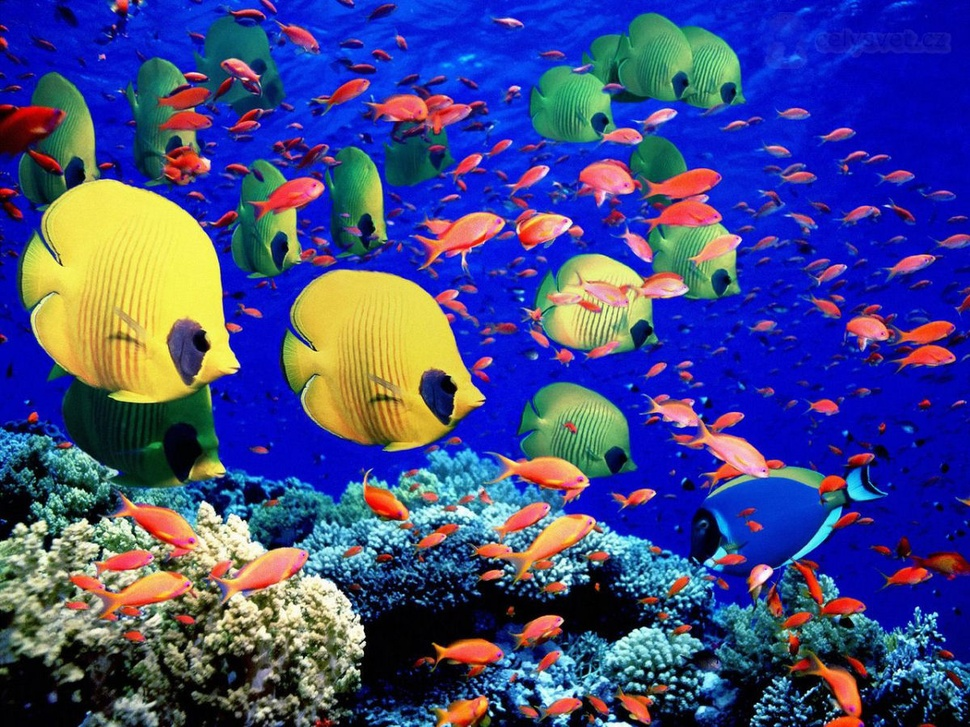
#> input picture 2021-28-06/fish.jpg, 970 x 727 px, shrunk from 1200 x 900 before the run
$ python subPlot.py
#> lines starting #> are read from the running program, lines starting #| are printed output that depends on the picture
import cv2 as cv
import numpy as np
from matplotlib import pyplot as plt

src = cv.imread('fish.jpg')
#> src is the input picture: shape (727, 970, 3); mean B, G, R 132.4, 71.6, 66.3
imgBGR = src[::2,::2] #Redmensiona a imagem, utilizando slicing
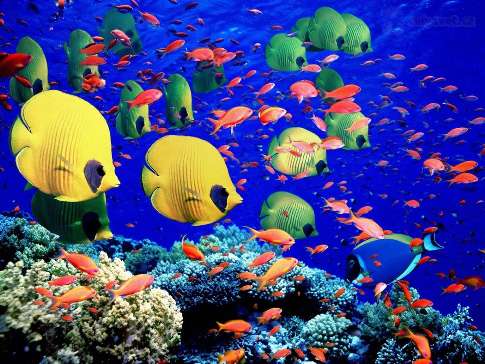
#> imgBGR: shape (364, 485, 3); mean B, G, R 132.5, 71.5, 66.3
imgRGB = cv.cvtColor(imgBGR, cv.COLOR_BGR2RGB) #Converte-se a imagem BGR para RGB, devido o matplotlib utiliazr apenas RGB
blue,green,red = cv.split(imgBGR) #Realiza-se o split, para as três variáveis de cor, blue, gree, red
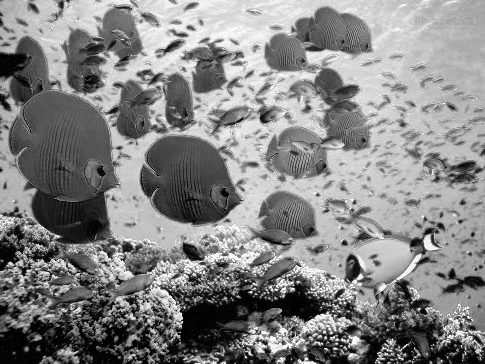
#> blue: shape (364, 485); min 0, max 255, mean 132.5
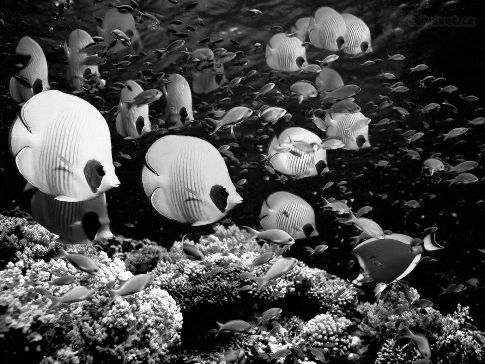
#> green: shape (364, 485); min 0, max 255, mean 71.5
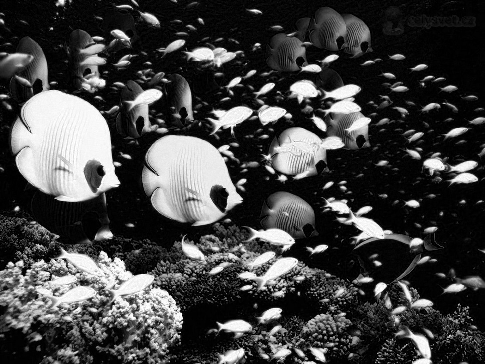
#> red: shape (364, 485); min 0, max 255, mean 66.3

plt.subplot(2,3,1)  #Define a exbição com 2 linhas, 3 colunas e o indice na qual a imagem irá, no caso o primeiro indice
plt.title('Original BGR') #Titulo para a imagem
plt.imshow(imgBGR) #Plotagem da imagem "imgBGR"

plt.subplot(2,3,2)
plt.title('Original Convertida (RGB)')
plt.imshow(imgRGB)

plt.subplot(2,3,3)
plt.title('Blue HOT')
plt.imshow(blue,cmap="hot") #Utilizando de um color map "gray" para trabalhar com imagens na escala cinza
#Verificar outras opções de color map : https://matplotlib.org/stable/tutorials/colors/colormaps.html

plt.subplot(2,3,4)
plt.title('Green BWR')
plt.imshow(green, cmap="bwr")

plt.subplot(2,3,5)
plt.title('Red')
plt.imshow(red,cmap="gray")


plt.show()
#> figure, not shown here; B, G, R data is drawn as R, G, B

$ run again, with 2021-28-06/brinde.jpg copied over 2021-28-06/fish.jpg
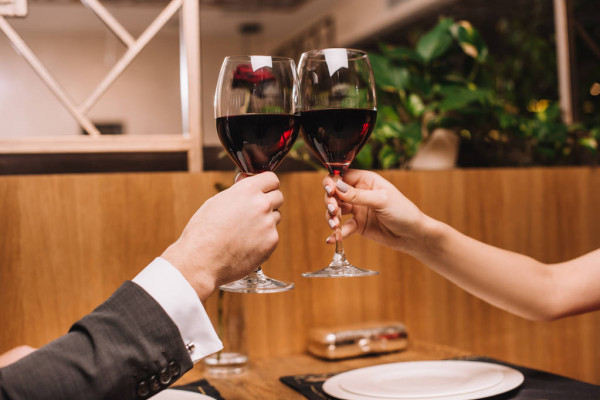
#> input picture 2021-28-06/brinde.jpg, 600 x 400 px
#> src is the input picture: shape (400, 600, 3); mean B, G, R 73.3, 102.3, 143.6
#> `blue,green,red = cv.split(imgBGR)`:
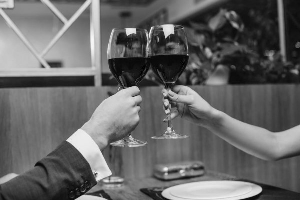
#> green: shape (200, 300); min 0, max 248, mean 102.3
#> `blue,green,red = cv.split(imgBGR)`:
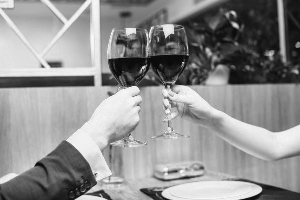
#> red: shape (200, 300); min 0, max 255, mean 143.7

$ run again, with 2021-28-06/campo.jpg copied over 2021-28-06/fish.jpg
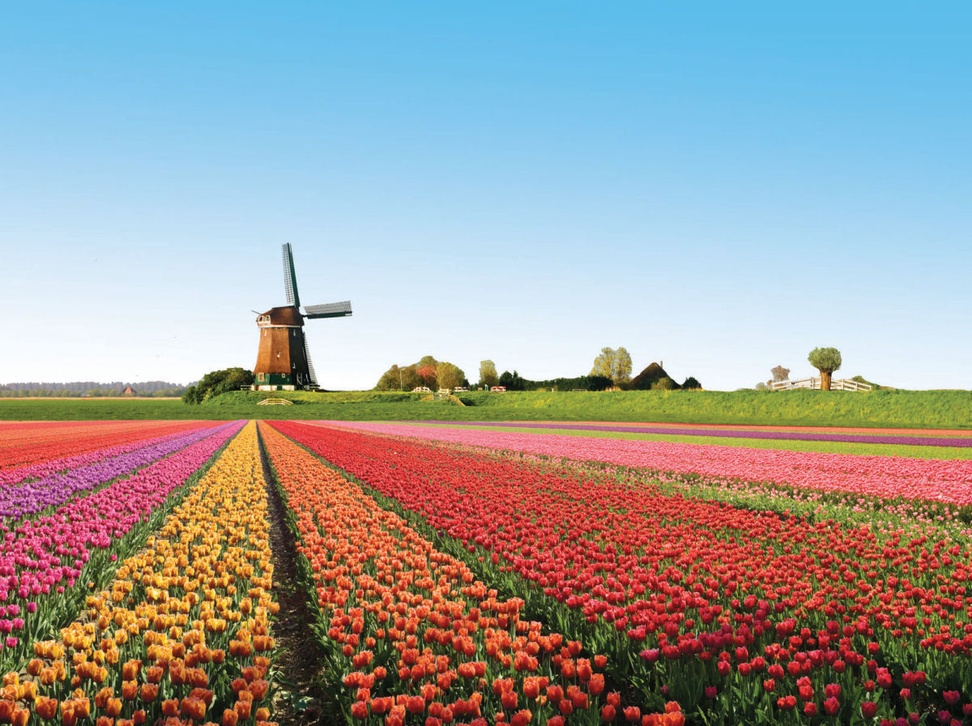
#> input picture 2021-28-06/campo.jpg, 972 x 726 px, shrunk from 1200 x 896 before the run
#> src is the input picture: shape (726, 972, 3); mean B, G, R 155.3, 156.1, 157.1
#> `blue,green,red = cv.split(imgBGR)`:
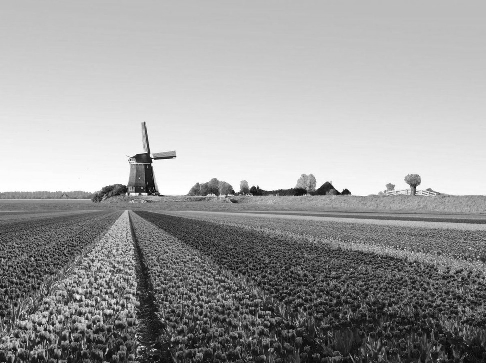
#> green: shape (363, 486); min 0, max 255, mean 156.2
#> `blue,green,red = cv.split(imgBGR)`:
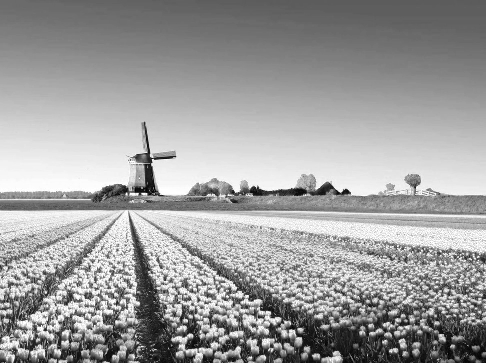
#> red: shape (363, 486); min 0, max 255, mean 157.2

$ run again, with 2021-28-06/campoMod.jpg copied over 2021-28-06/fish.jpg
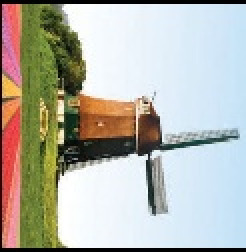
#> input picture 2021-28-06/campoMod.jpg, 123 x 126 px (shown 2 times larger)
#> src is the input picture: shape (126, 123, 3); mean B, G, R 171, 180.5, 181
#> `blue,green,red = cv.split(imgBGR)`:
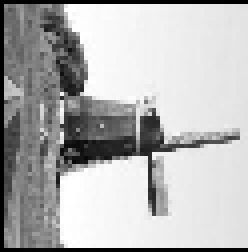
#> green: shape (63, 62) (shown 4 times larger); min 0, max 255, mean 179.7
#> `blue,green,red = cv.split(imgBGR)`:
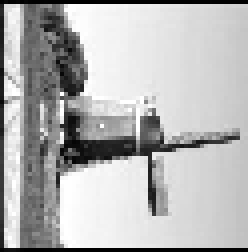
#> red: shape (63, 62) (shown 4 times larger); min 0, max 255, mean 180.2
